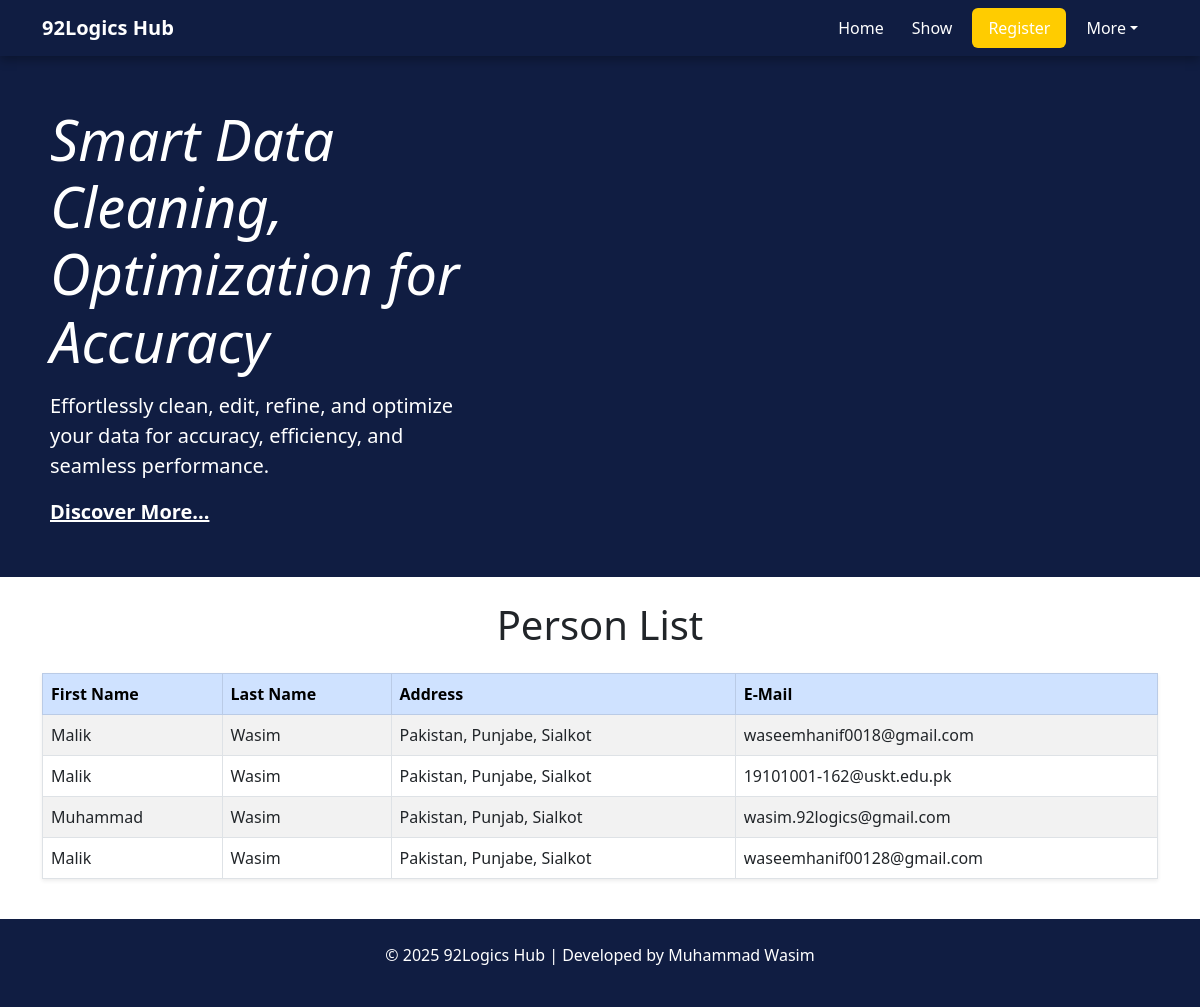
Screenshot of /app/show/ (signed in) with the database file from the repository.
### app/models.py (models this page shows, shortened)
class Person(models.Model):
    first_name = models.CharField(max_length=30)
    last_name = models.CharField(max_length=30)
    address = models.CharField(max_length=255, default="Unknown")  # Set a default value
    email = models.CharField(max_length=300, default="Unknown")

### app/views.py (the view)
# urls.py: path("show/", views.person_list, name="person_list"),
def person_list(request):
    if request.user.is_authenticated:
        persons = Person.objects.all()  # Fetch all persons
        return render(request, "show.html", {"persons": persons})
    else:
        messages.warning(request, "You Not Access View page without login")
        return redirect("login")

### app/templates/show.html (shortened to what this page needs)
{% extends 'home.html' %}
{% block content %}
  <h1 class="text-center my-4">Person List</h1>
  <div class="container">
    <table class="table table-bordered table-striped shadow-sm">
      <thead class="table-primary">
        <tr>
          <th>First Name</th>
          <th>Last Name</th>
          <th>Address</th>
          <th>E-Mail</th>
        </tr>
      </thead>
      <tbody>
        {% for person in persons %}
          <tr>
            <td>{{ person.first_name }}</td>
            <td>{{ person.last_name }}</td>
            <td>{{ person.address }}</td>
            <td>{{ person.email }}</td>
          </tr>
        {% endfor %}
      </tbody>
    </table>
  </div>
  <link href="https://cdn.jsdelivr.net/npm/bootstrap@5.3.0/dist/css/bootstrap.min.css" rel="stylesheet" />
{% endblock %}

### app/templates/home.html (shortened to what this page needs)
<!DOCTYPE html>
<html lang="en">
  <head>
    <link href="https://cdn.jsdelivr.net/npm/bootstrap@5.0.2/dist/css/bootstrap.min.css" rel="stylesheet" />
  </head>
  <body>
    <nav class="navbar navbar-expand-lg navbar-light custom-navbar">
      <div class="container">
        <a class="navbar-brand fw-bold text-white" href="http://92logics.com/">92Logics Hub</a>
        <div class="collapse navbar-collapse" id="navbarNavDropdown">
          <ul class="navbar-nav ms-auto">
            <li class="nav-item">
              <a class="nav-link active" aria-current="page" href="/app/home/">Home</a>
            </li>
            <li class="nav-item">
              <a class="nav-link" href="/app/show/">Show</a>
            </li>
            <li class="nav-item">
              <a class="nav-link btn btn-primary text-white px-3" href="/app/regi/">Register</a>
            </li>
            <li class="nav-item dropdown">
              <a class="nav-link dropdown-toggle" href="#" id="navbarDropdownMenuLink" role="button" data-bs-toggle="dropdown" aria-expanded="false">More</a>
            </li>
          </ul>
        </div>
      </div>
    </nav>
    <div class="hero-section" style="display: flex; justify-content: space-between; align-items: center; background-color: #101d42; padding: 50px; color: #ffffff;">
      <div>
        <div class="col-md-6 px-0">
          <h1 class="display-4 fst-italic">Smart Data Cleaning, Optimization for Accuracy</h1>
          <p class="lead my-3">Effortlessly clean, edit, refine, and optimize your data for accuracy, efficiency, and seamless performance.</p>
          <p class="lead mb-0">
            <a href="https://github.com/muhammadwasim92logics" class="text-white fw-bold">Discover More...</a>
          </p>
        </div>
      </div>
      <div id="lottie-animation" style="width: 400px; height: 300px;"></div>
    </div>
    {% block content %}{% endblock %}
    <br />
    <footer class="text-center py-4" style="background: #101d42; color: white;">
      <p>© 2025 92Logics Hub | Developed by Muhammad Wasim</p>
    </footer>
  </body>
</html>

### app/templates/home.html (style rules this page uses)
.custom-navbar { background: #101d42 !important; padding: 12px 20px; box-shadow: 0px 4px 10px rgba(0, 0, 0, 0.3); }
.navbar-brand { font-size: 22px; color: #fff !important; }
.nav-link { font-weight: 500; color: #ffffff !important; margin-right: 12px; transition: all 0.3s ease-in-out; }
.btn-primary { background: #ffcc00 !important; color: #101d42 !important; border-radius: 20px; font-weight: bold; transition: all 0.3s ease-in-out; }

### rows the page displays
Person: first_name "Malik", last_name "Wasim", address "Pakistan, Punjabe, Sialkot", email "waseemhanif0018@gmail.com"
Person: first_name "Malik", last_name "Wasim", address "Pakistan, Punjabe, Sialkot", email "19101001-162@uskt.edu.pk"
Person: first_name "Muhammad", last_name "Wasim", address "Pakistan, Punjab, Sialkot", email "wasim.92logics@gmail.com"
Person: first_name "Malik", last_name "Wasim", address "Pakistan, Punjabe, Sialkot", email "waseemhanif00128@gmail.com"
